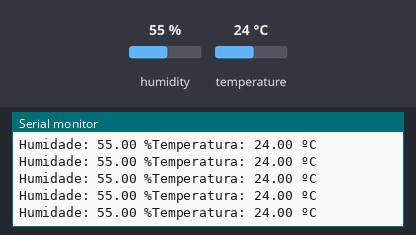
Simulated run of this sketch. Board: Arduino Uno, built with avr-gcc and run on an emulated ATmega328P. Parts: the last lines printed to the serial monitor. The test bench sets the inputs (shaded band); at power-on: humidity 55 %, temperature 24 °C.

Above: at 2.8 s.
2.9 s: humidity set to 22 %
At 4.21 s:
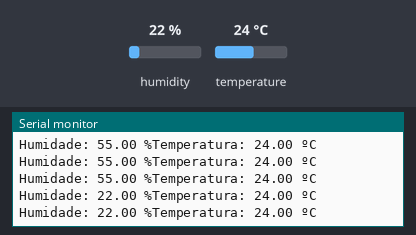
8.9 s: temperature set to 12 °C
At 8.95 s:
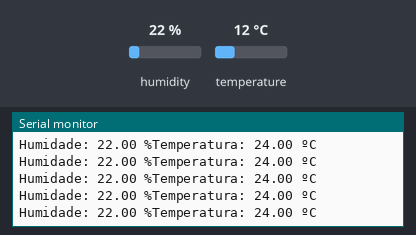
14.9 s: humidity set to 40 %
At 14.96 s:
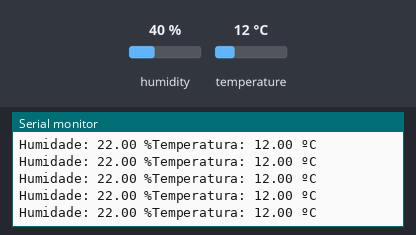
Timing chart, 0 to 17.9 s (numbered marks = the images above; inputs shaded):
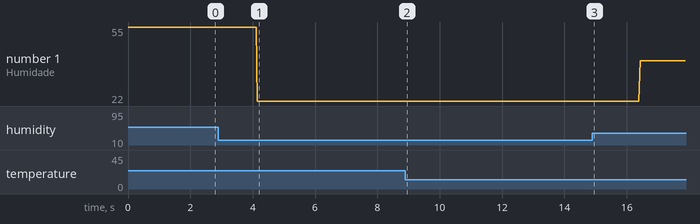

Measured:
- after the input at 2.9 s, the serial monitor: prints a new line after 1.2 s (image 1)
- plotted number 1: 55 → 22 after the input at 2.9 s, 22 → 40 after the input at 14.9 s

The sketch:

Sensor_Ar.ino
```cpp
#include "DHT.h"

#define DHTPIN 2
#define DHTTYPE DHT22

DHT dht(DHTPIN, DHTTYPE);

void setup()
{
  Serial.begin(9600);
  Serial.println("DHTxx test!");
  dht.begin();
}

void loop()
{
  // A leitura da temperatura e humidade pode levar 250ms
  // O atraso do sensor pode chegar a 2 segundos.
  float h = dht.readHumidity();
  float t = dht.readTemperature();
  // testa se retorno é valido, caso contrário algo está errado.
  if (isnan(t) || isnan(h))
  {
    Serial.println("Failed to read from DHT");
  }
  else
  {
    Serial.print("Humidade: ");
    Serial.print(h);
    Serial.print(" %");
    Serial.print("Temperatura: ");
    Serial.print(t);
    Serial.println(" ºC");
  }
}
```
